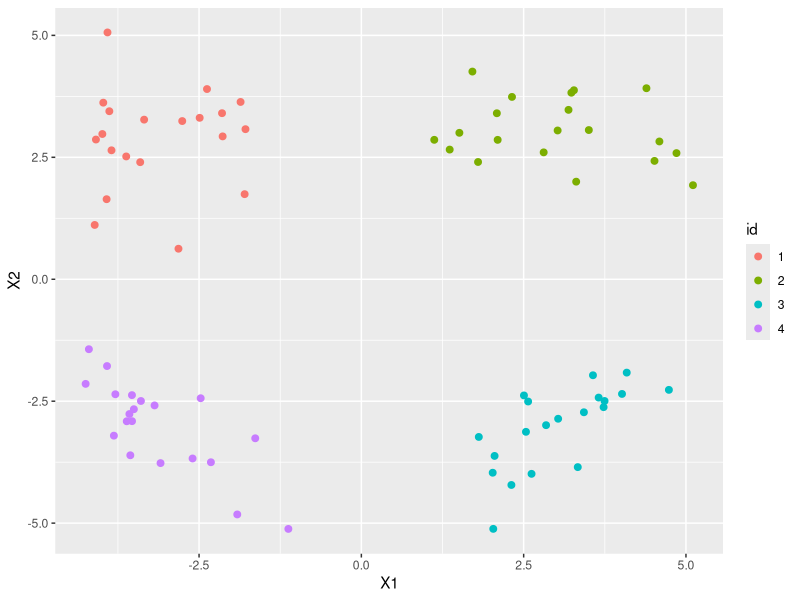
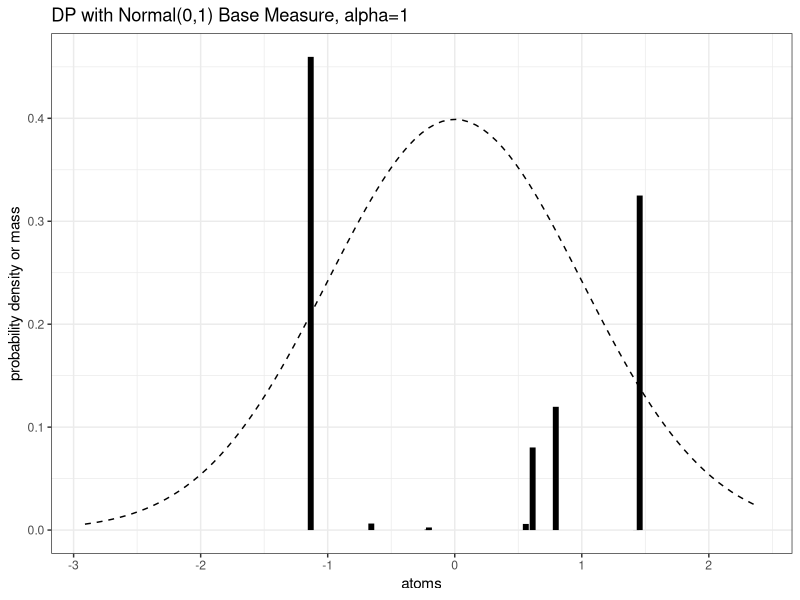
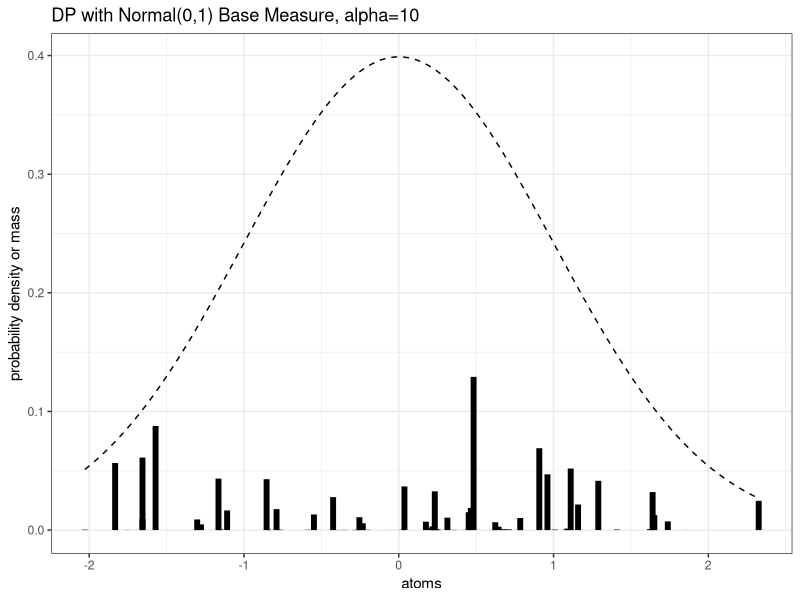
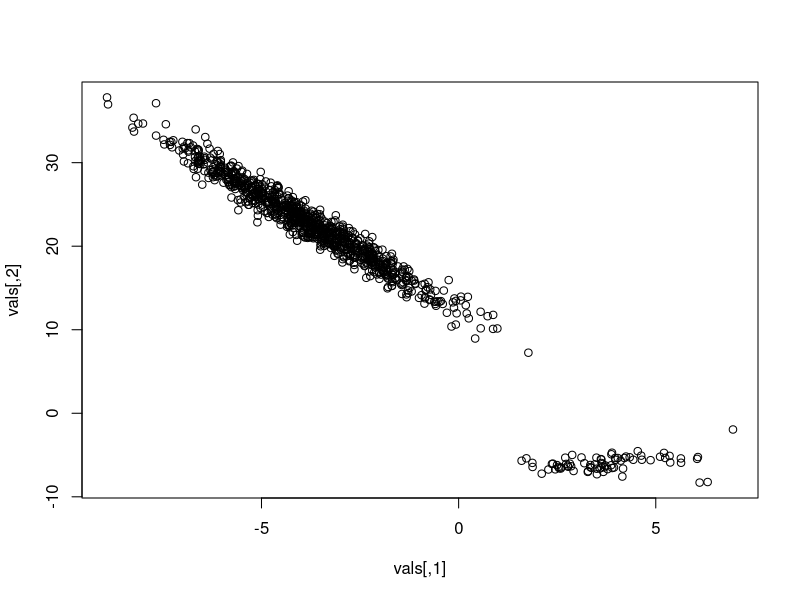
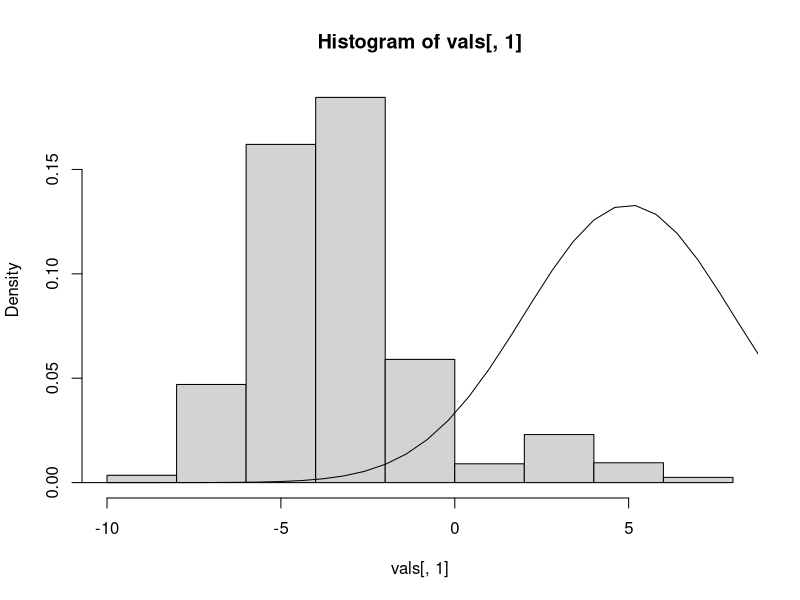
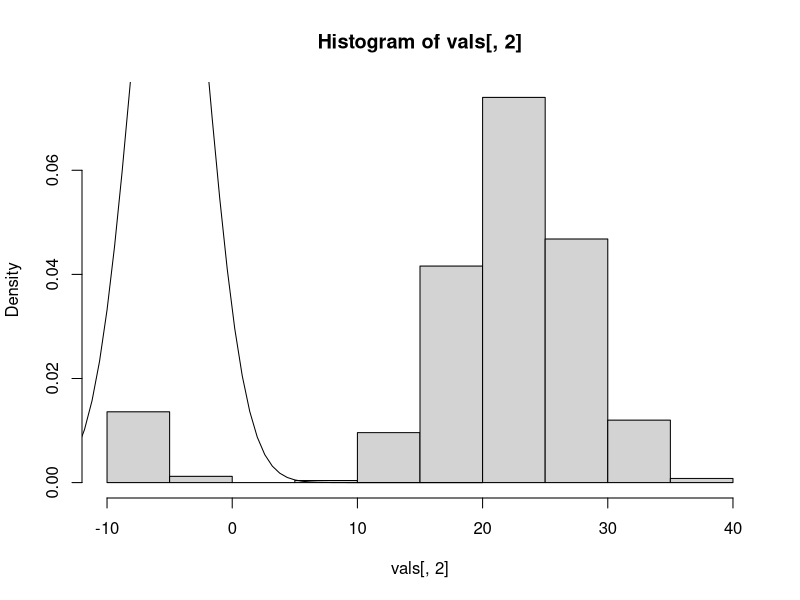
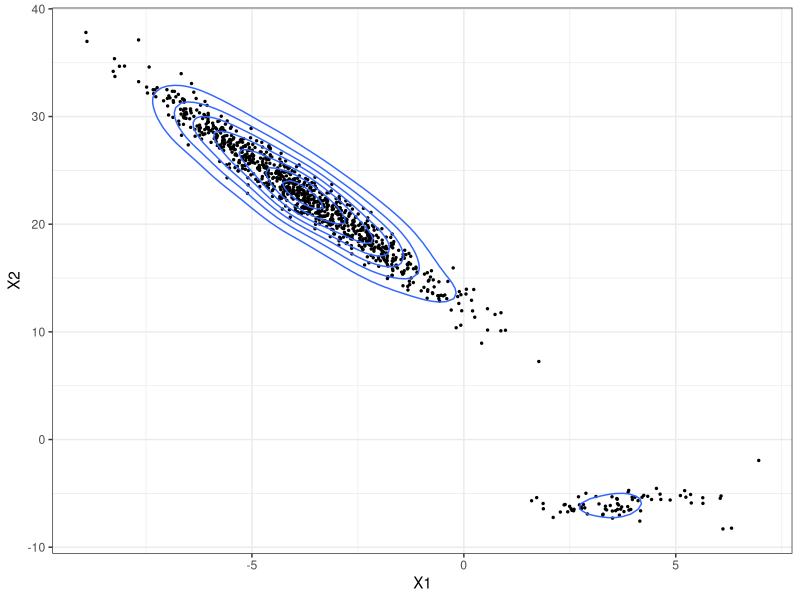

These figures' R source, in order:
## ---- chunk 1
library(mvtnorm)
library(ggplot2)
#library(plyr)
#library(MCMCpack)
## ---- chunk 2
genCluster<-function(n,id,mu=c(0,0),sigma=diag(2)){
  d<-data.frame(rmvnorm(n,mean=mu,sigma=sigma))
  d$id<-id
  return(d)
}

#upper left- isotropic
red<-genCluster(20,"1",mu=c(-3,3)) #sigma=cbind(c(2,-.5),c(-.5,2))
#upper right- stretched horizontally
blue<-genCluster(20,"2",c(3,3),sigma=matrix(c(1.5,0,0,.5),nrow=2))
#lower right- positive correlation
green<-genCluster(20,"3",c(3,-3),sigma=matrix(c(1,.8,.8,1),nrow=2))
#lower left- negative correlation
black<-genCluster(20,"4",c(-3,-3),sigma=matrix(c(1,-.8,-.8,1),nrow=2))
dat<-rbind(red,blue,green,black)
ggplot(data=dat)+geom_point(aes(x=X1,y=X2,color=id),size=2)
## ---- chunk 3
rstick<-function(K,alpha){
  # returns a truncated stick breaking vector of weights
  # alpha is concentration parameter
  # K is the number of weights, set K to a large value to more closely approximate the true stick breaking distribution
  # large alpha-> few clusters
  # small alpha-> many clusters
  betas<-rbeta(K,1,alpha)
  betas[K]<-1 #truncation part
  lbetas<-log(betas)
  log_cumsum_1minus_betas<-c(0,cumsum(log(1-betas))[1:K-1])
  return(exp(lbetas+log_cumsum_1minus_betas))
}
# test this function
stopifnot(sum(rstick(1,10))==1)

rdp<-function(K,alpha,H){
  # return samples from a dirichlet process with concentration parameter alpha and base measure H.
  # uses stick breaking method rather than chinese restaurant process
  # truncates stick breaking after K clusters
  # calling H(K) should produce K random samples from distribution H
  # returns a list of probabilities and atoms
  # ie, one sample from rdp is a probability measure over the atoms
  pi_vals<-rstick(K,alpha)
  atoms<-H(K)
  return(list(probs=pi_vals,atoms=atoms))
}

visualize_dp_1d<-function(alpha,H=rnorm,H_density=dnorm,K=100){
  # handy function for visualizing 1-dimensional DPs
  # "H_density" should be the density version of "H" for plotting
  test_dp<-data.frame(rdp(K,alpha,H))
  ggbase<-ggplot(data=test_dp,aes(x=atoms,ymax=probs,ymin=0))+geom_linerange(size=2)+stat_function(fun=H_density,linetype=2)+ylab("probability density or mass")+theme_bw()
  return(ggbase)
}

visualize_dp_1d(1)+ggtitle("DP with Normal(0,1) Base Measure, alpha=1")
visualize_dp_1d(10)+ggtitle("DP with Normal(0,1) Base Measure, alpha=10")
## ---- chunk 4
rNW<-function(m,k,df,precision_matrix){
  # return a single sample from the normal-wishart distribution
  # m is mean parameter
  # k is related to "sample size" for mean. Large value==high confidence in m
  # precision_matrix is inverse of the covariance matrix
  # df is "sample size" for covariance matrix. Large value==high confidence
  # probability model:
  # Lambda ~ Wishart(precision_matrix,df)
  # equivalently, Sigma=Lambda^{-1}~ Inverse Wishart(S,nu=df+D+1) 
  # where D is dimensionality
  # mu|Sigma ~ Normal(m,(1/k)*S)
  #Lambda0<-solve(S)
  stopifnot(df>0)
  D<-length(m)
  stopifnot(all(dim(precision_matrix)==D))
  nu<-df+D+1
  Lambda<-drop(rWishart(1,df,precision_matrix))
  Sigma<-solve(Lambda)
  mean_sim<-drop(rmvnorm(1,m,Sigma/k))
  return(list(mean=mean_sim,precision=Lambda,cov=Sigma))
}
# test the function using strongly informative prior
nsim<-1000
vals<-replicate(nsim,rNW(c(5,-5),10,10,matrix(c(1,.5,.5,1),nrow=2)),simplify=FALSE)
rowMeans(sapply(vals,function(x){x$mean})) #should be (5,-5)
#empirical mean of precision matrices should be matrix(10,5,5,10)
Reduce("+",lapply(vals,function(x){x$precision}))/nsim
## ---- chunk 5
dp_gmm<-function(N,K,alpha,m,k,df,precision_matrix,verbose=FALSE){
  # return N samples from DP mixture of gaussians
  # K is truncation level of stick breaking process (upper bound on #clusters)
  # alpha is concentration parameter 
  #gaussian base measure hyperparams m,k,df, and precision matrix defined in rNW function
  probs<-rstick(K,alpha)
  params_unique<-replicate(K,rNW(m,k,df,precision_matrix),simplify=FALSE)
  params<-sample(params_unique,N,replace=TRUE,prob=probs)
  vals<-vapply(params,function(x){rmvnorm(1,x$mean,x$cov)},rep(0.0,length(m)))
  if(verbose) print(paste("Number of clusters=",length(unique(params))))
  attr(vals,"nclust")<-length(unique(params))
  return(t(vals))
}
vals<-dp_gmm(1000,100,1,c(5,-5),.1,3,matrix(c(1,.5,.5,1),nrow=2),verbose=TRUE)
#colMeans(vals) #should be about c(5,-5)
plot(vals)
hist(vals[,1],probability=TRUE) #marginal of simulated data
curve(dnorm(x,mean=5,sd=3),from=-20,to=40,add=TRUE) #compare to base meas.
hist(vals[,2],probability=TRUE)
curve(dnorm(x,mean=-5,sd=3),from=-40,to=20,add=TRUE)
ggplot(data=data.frame(vals),aes(x=X1,y=X2))+geom_point(size=.5)+geom_density2d()+theme_bw()
#ggsave("DP_GMM.pdf")
